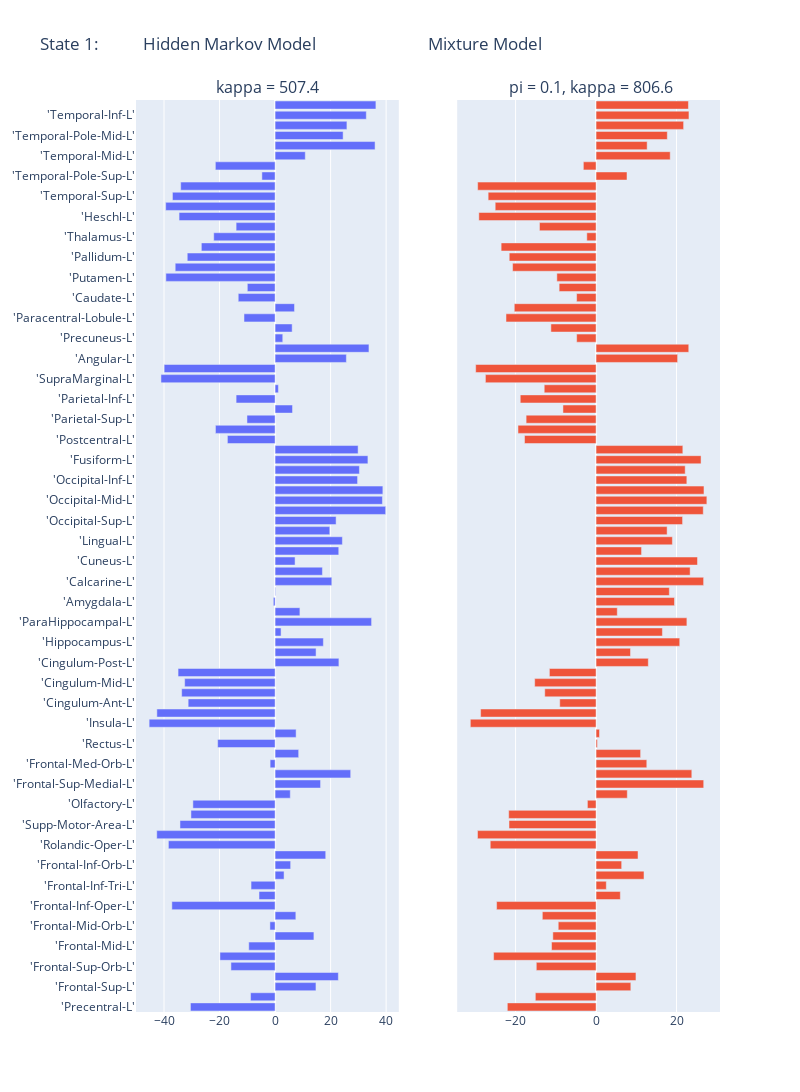
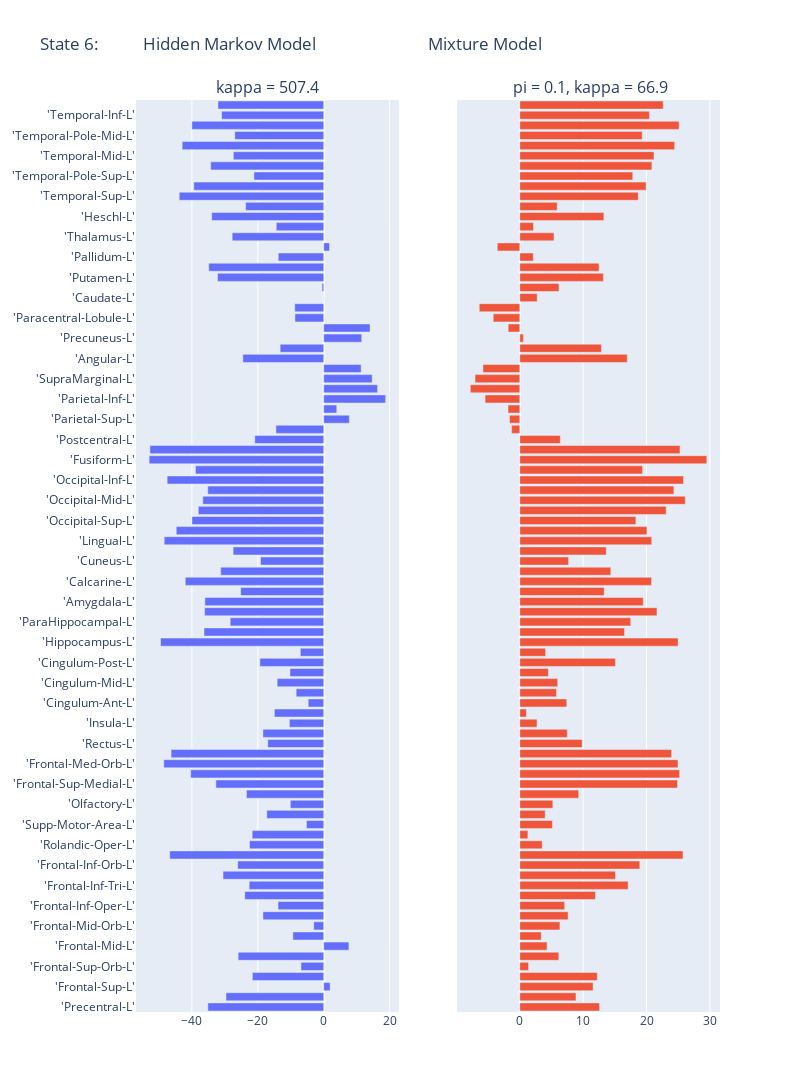
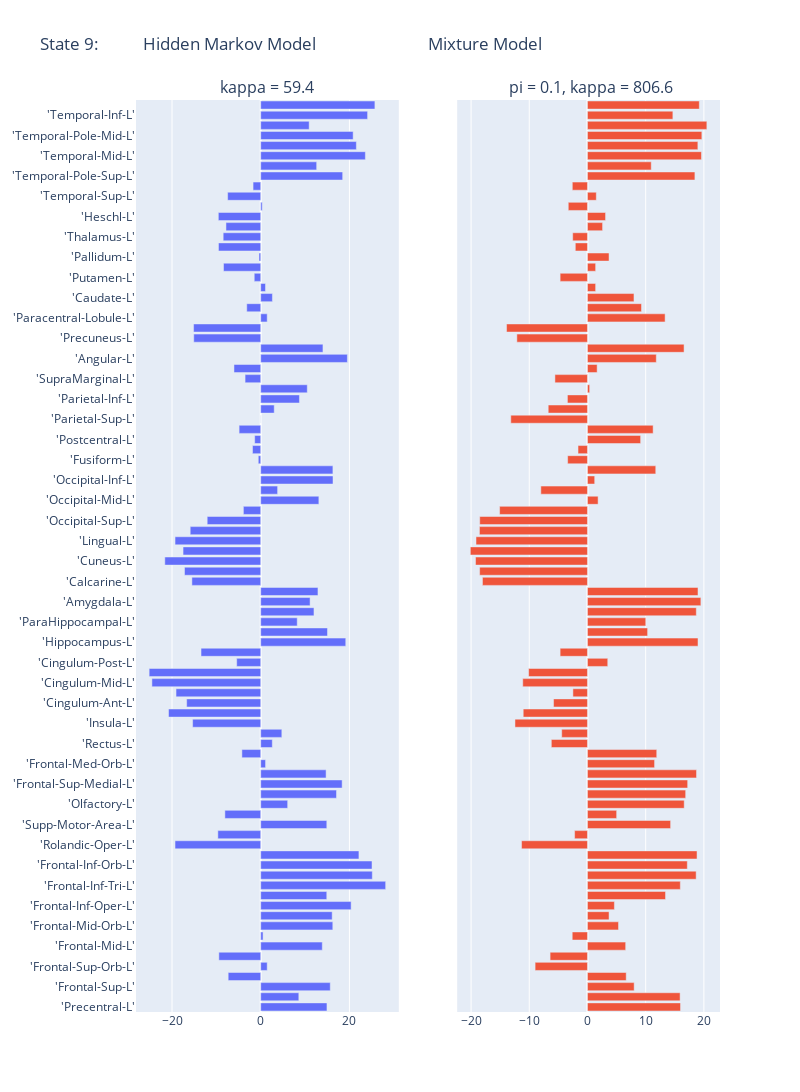

Notebook source saved alongside these figures, in order:
### Code cell
# Compare Centroids of each model
Pi_MM = Soft(Pi_MM)
ComparisonIndex = [(0,1),(1,6),(2,9),(3,4),(4,3),(5,2),(6,5),(7,7),(8,8),(9,0)]


for Index in ComparisonIndex:
    fig = make_subplots(rows=1, cols=2,
                        shared_yaxes=True,
                        subplot_titles=(f" kappa = {np.round(Kappa_HMM[Index[0]].detach().numpy(),1)} ",f" pi = {np.round(Pi_MM[Index[0]].detach().numpy(),3)}, kappa = {np.round(Kappa_MM[Index[0]].detach().numpy(),1)}"))

    fig.add_trace(go.Bar(
                y=label,
                x=mu_HMM[:,Index[1]].detach().numpy(),
                orientation='h'),
                1,1)

    fig.add_trace(go.Bar(
                y=label,
                x=mu_MM[:,Index[0]].detach().numpy(),
                orientation='h'),
                1,2)


    fig.update_layout(height=1500, width=800,
                    title_text=f"State {Index[1]}:           Hidden Markov Model                            Mixture Model",
                    showlegend=False)
    fig.show()

### Figure 1 — Plotly figure (JSON) as saved in the notebook; plotly's stock layout.template omitted (floating-point values rounded to 4 significant figures)
{"data": [{"orientation": "h", "type": "bar", "x": [-30.48, -8.831, 14.72, 22.79, -15.9, -19.86, -9.478, 13.98, -1.861, 7.475, -37.18, -5.786, -8.659, 3.229, 5.605, 18.24, -38.42, -42.62, -34.25, -30.31, -29.6, 5.473, 16.38, 27.23, -1.787, 8.496, -20.69, 7.574, -45.36, -42.59, -31.31, -33.65, -32.57, -34.94, 22.98, 14.76, 17.39, 2.152, 34.76, 8.939, -0.6313, 0.1754, 20.44, 17.05, 7.198, 22.93, 24.24, 19.7, 21.97, 39.83, 38.66, 38.82, 29.71, 30.37, 33.44, 29.9, -17.18, -21.47, -10.12, 6.28, -14.04, 1.191, -41.1, -39.96, 25.67, 33.81, 2.766, 6.146, -11.2, 6.996, -13.27, -10.0, -39.33, -35.98, -31.63, -26.56, -22.1, -14.04, -34.58, -39.41, -36.97, -34.0, -4.756, -21.51, 10.88, 36.01, 24.5, 25.87, 32.86, 36.31], "xaxis": "x", "y": ["'Precentral-L'", "'Precentral-R'", "'Frontal-Sup-L'", "'Frontal-Sup-R'", "'Frontal-Sup-Orb-L'", "'Frontal-Sup-Orb-R'", "'Frontal-Mid-L'", "'Frontal-Mid-R'", "'Frontal-Mid-Orb-L'", "'Frontal-Mid-Orb-R'", "'Frontal-Inf-Oper-L'", "'Frontal-Inf-Oper-R'", "'Frontal-Inf-Tri-L'", "'Frontal-Inf-Tri-R'", "'Frontal-Inf-Orb-L'", "'Frontal-Inf-Orb-R'", "'Rolandic-Oper-L'", "'Rolandic-Oper-R'", "'Supp-Motor-Area-L'", "'Supp-Motor-Area-R'", "'Olfactory-L'", "'Olfactory-R'", "'Frontal-Sup-Medial-L'", "'Frontal-Sup-Medial-R'", "'Frontal-Med-Orb-L'", "'Frontal-Med-Orb-R'", "'Rectus-L'", "'Rectus-R'", "'Insula-L'", "'Insula-R'", "'Cingulum-Ant-L'", "'Cingulum-Ant-R'", "'Cingulum-Mid-L'", "'Cingulum-Mid-R'", "'Cingulum-Post-L'", "'Cingulum-Post-R'", "'Hippocampus-L'", "'Hippocampus-R'", "'ParaHippocampal-L'", "'ParaHippocampal-R'", "'Amygdala-L'", "'Amygdala-R'", "'Calcarine-L'", "'Calcarine-R'", "'Cuneus-L'", "'Cuneus-R'", "'Lingual-L'", "'Lingual-R'", "'Occipital-Sup-L'", "'Occipital-Sup-R'", "'Occipital-Mid-L'", "'Occipital-Mid-R'", "'Occipital-Inf-L'", "'Occipital-Inf-R'", "'Fusiform-L'", "'Fusiform-R'", "'Postcentral-L'", "'Postcentral-R'", "'Parietal-Sup-L'", "'Parietal-Sup-R'", "'Parietal-Inf-L'", "'Parietal-Inf-R'", "'SupraMarginal-L'", "'SupraMarginal-R'", "'Angular-L'", "'Angular-R'", "'Precuneus-L'", "'Precuneus-R'", "'Paracentral-Lobule-L'", "'Paracentral-Lobule-R'", "'Caudate-L'", "'Caudate-R'", "'Putamen-L'", "'Putamen-R'", "'Pallidum-L'", "'Pallidum-R'", "'Thalamus-L'", "'Thalamus-R'", "'Heschl-L'", "'Heschl-R'", "'Temporal-Sup-L'", "'Temporal-Sup-R'", "'Temporal-Pole-Sup-L'", "'Temporal-Pole-Sup-R'", "'Temporal-Mid-L'", "'Temporal-Mid-R'", "'Temporal-Pole-Mid-L'", "'Temporal-Pole-Mid-R'", "'Temporal-Inf-L'", "'Temporal-Inf-R'"], "yaxis": "y"}, {"orientation": "h", "type": "bar", "x": [-22.05, -15.09, 8.642, 9.917, -14.85, -25.46, -11.06, -10.74, -9.4, -13.35, -24.72, 6.032, 2.546, 11.92, 6.364, 10.43, -26.3, -29.47, -21.64, -21.71, -2.149, 7.762, 26.76, 23.8, 12.61, 11.07, 0.3299, 0.8545, -31.25, -28.69, -9.025, -12.75, -15.25, -11.6, 12.98, 8.559, 20.79, 16.49, 22.58, 5.271, 19.5, 18.21, 26.73, 23.38, 25.21, 11.31, 18.97, 17.66, 21.5, 26.64, 27.54, 26.82, 22.56, 22.15, 26.09, 21.57, -17.78, -19.4, -17.38, -8.23, -18.84, -12.88, -27.5, -29.92, 20.27, 23.04, -4.823, -11.22, -22.38, -20.33, -4.832, -9.178, -9.742, -20.75, -21.58, -23.59, -2.297, -14.06, -29.13, -25.07, -26.82, -29.43, 7.69, -3.153, 18.43, 12.7, 17.71, 21.76, 23.09, 22.96], "xaxis": "x2", "y": ["'Precentral-L'", "'Precentral-R'", "'Frontal-Sup-L'", "'Frontal-Sup-R'", "'Frontal-Sup-Orb-L'", "'Frontal-Sup-Orb-R'", "'Frontal-Mid-L'", "'Frontal-Mid-R'", "'Frontal-Mid-Orb-L'", "'Frontal-Mid-Orb-R'", "'Frontal-Inf-Oper-L'", "'Frontal-Inf-Oper-R'", "'Frontal-Inf-Tri-L'", "'Frontal-Inf-Tri-R'", "'Frontal-Inf-Orb-L'", "'Frontal-Inf-Orb-R'", "'Rolandic-Oper-L'", "'Rolandic-Oper-R'", "'Supp-Motor-Area-L'", "'Supp-Motor-Area-R'", "'Olfactory-L'", "'Olfactory-R'", "'Frontal-Sup-Medial-L'", "'Frontal-Sup-Medial-R'", "'Frontal-Med-Orb-L'", "'Frontal-Med-Orb-R'", "'Rectus-L'", "'Rectus-R'", "'Insula-L'", "'Insula-R'", "'Cingulum-Ant-L'", "'Cingulum-Ant-R'", "'Cingulum-Mid-L'", "'Cingulum-Mid-R'", "'Cingulum-Post-L'", "'Cingulum-Post-R'", "'Hippocampus-L'", "'Hippocampus-R'", "'ParaHippocampal-L'", "'ParaHippocampal-R'", "'Amygdala-L'", "'Amygdala-R'", "'Calcarine-L'", "'Calcarine-R'", "'Cuneus-L'", "'Cuneus-R'", "'Lingual-L'", "'Lingual-R'", "'Occipital-Sup-L'", "'Occipital-Sup-R'", "'Occipital-Mid-L'", "'Occipital-Mid-R'", "'Occipital-Inf-L'", "'Occipital-Inf-R'", "'Fusiform-L'", "'Fusiform-R'", "'Postcentral-L'", "'Postcentral-R'", "'Parietal-Sup-L'", "'Parietal-Sup-R'", "'Parietal-Inf-L'", "'Parietal-Inf-R'", "'SupraMarginal-L'", "'SupraMarginal-R'", "'Angular-L'", "'Angular-R'", "'Precuneus-L'", "'Precuneus-R'", "'Paracentral-Lobule-L'", "'Paracentral-Lobule-R'", "'Caudate-L'", "'Caudate-R'", "'Putamen-L'", "'Putamen-R'", "'Pallidum-L'", "'Pallidum-R'", "'Thalamus-L'", "'Thalamus-R'", "'Heschl-L'", "'Heschl-R'", "'Temporal-Sup-L'", "'Temporal-Sup-R'", "'Temporal-Pole-Sup-L'", "'Temporal-Pole-Sup-R'", "'Temporal-Mid-L'", "'Temporal-Mid-R'", "'Temporal-Pole-Mid-L'", "'Temporal-Pole-Mid-R'", "'Temporal-Inf-L'", "'Temporal-Inf-R'"], "yaxis": "y2"}], "layout": {"annotations": [{"font": {"size": 16}, "showarrow": false, "text": " kappa = 507.4 ", "x": 0.225, "xanchor": "center", "xref": "paper", "y": 1, "yanchor": "bottom", "yref": "paper"}, {"font": {"size": 16}, "showarrow": false, "text": " pi = 0.1, kappa = 806.6", "x": 0.775, "xanchor": "center", "xref": "paper", "y": 1, "yanchor": "bottom", "yref": "paper"}], "height": 1500, "showlegend": false, "title": {"text": "State 1:           Hidden Markov Model                            Mixture Model"}, "width": 800, "xaxis": {"anchor": "y", "domain": [0, 0.45]}, "xaxis2": {"anchor": "y2", "domain": [0.55, 1]}, "yaxis": {"anchor": "x", "domain": [0, 1]}, "yaxis2": {"anchor": "x2", "domain": [0, 1], "matches": "y", "showticklabels": false}}}

### Figure 2 — Plotly figure (JSON) as saved in the notebook; plotly's stock layout.template omitted (floating-point values rounded to 4 significant figures)
{"data": [{"orientation": "h", "type": "bar", "x": [-35.17, -29.66, 1.951, -21.67, -6.905, -25.97, 7.651, -9.364, -3.03, -18.43, -13.87, -23.96, -22.63, -30.56, -26.1, -46.74, -22.53, -21.71, -5.248, -17.28, -10.14, -23.44, -32.74, -40.37, -48.54, -46.33, -16.99, -18.45, -10.42, -14.98, -4.714, -8.368, -14.13, -10.23, -19.37, -7.092, -49.53, -36.33, -28.39, -36.15, -36.06, -25.2, -42.03, -31.26, -19.18, -27.5, -48.41, -44.76, -39.98, -38.07, -36.7, -35.2, -47.53, -38.92, -52.99, -52.75, -20.92, -14.5, 7.78, 3.954, 18.8, 16.35, 14.72, 11.36, -24.54, -13.23, 11.55, 14.07, -8.73, -8.781, -0.02557, -0.5023, -32.21, -34.89, -13.8, 1.746, -27.8, -14.4, -34.01, -23.71, -43.87, -39.43, -21.18, -34.3, -27.43, -42.97, -26.99, -40.01, -30.98, -32.08], "xaxis": "x", "y": ["'Precentral-L'", "'Precentral-R'", "'Frontal-Sup-L'", "'Frontal-Sup-R'", "'Frontal-Sup-Orb-L'", "'Frontal-Sup-Orb-R'", "'Frontal-Mid-L'", "'Frontal-Mid-R'", "'Frontal-Mid-Orb-L'", "'Frontal-Mid-Orb-R'", "'Frontal-Inf-Oper-L'", "'Frontal-Inf-Oper-R'", "'Frontal-Inf-Tri-L'", "'Frontal-Inf-Tri-R'", "'Frontal-Inf-Orb-L'", "'Frontal-Inf-Orb-R'", "'Rolandic-Oper-L'", "'Rolandic-Oper-R'", "'Supp-Motor-Area-L'", "'Supp-Motor-Area-R'", "'Olfactory-L'", "'Olfactory-R'", "'Frontal-Sup-Medial-L'", "'Frontal-Sup-Medial-R'", "'Frontal-Med-Orb-L'", "'Frontal-Med-Orb-R'", "'Rectus-L'", "'Rectus-R'", "'Insula-L'", "'Insula-R'", "'Cingulum-Ant-L'", "'Cingulum-Ant-R'", "'Cingulum-Mid-L'", "'Cingulum-Mid-R'", "'Cingulum-Post-L'", "'Cingulum-Post-R'", "'Hippocampus-L'", "'Hippocampus-R'", "'ParaHippocampal-L'", "'ParaHippocampal-R'", "'Amygdala-L'", "'Amygdala-R'", "'Calcarine-L'", "'Calcarine-R'", "'Cuneus-L'", "'Cuneus-R'", "'Lingual-L'", "'Lingual-R'", "'Occipital-Sup-L'", "'Occipital-Sup-R'", "'Occipital-Mid-L'", "'Occipital-Mid-R'", "'Occipital-Inf-L'", "'Occipital-Inf-R'", "'Fusiform-L'", "'Fusiform-R'", "'Postcentral-L'", "'Postcentral-R'", "'Parietal-Sup-L'", "'Parietal-Sup-R'", "'Parietal-Inf-L'", "'Parietal-Inf-R'", "'SupraMarginal-L'", "'SupraMarginal-R'", "'Angular-L'", "'Angular-R'", "'Precuneus-L'", "'Precuneus-R'", "'Paracentral-Lobule-L'", "'Paracentral-Lobule-R'", "'Caudate-L'", "'Caudate-R'", "'Putamen-L'", "'Putamen-R'", "'Pallidum-L'", "'Pallidum-R'", "'Thalamus-L'", "'Thalamus-R'", "'Heschl-L'", "'Heschl-R'", "'Temporal-Sup-L'", "'Temporal-Sup-R'", "'Temporal-Pole-Sup-L'", "'Temporal-Pole-Sup-R'", "'Temporal-Mid-L'", "'Temporal-Mid-R'", "'Temporal-Pole-Mid-L'", "'Temporal-Pole-Mid-R'", "'Temporal-Inf-L'", "'Temporal-Inf-R'"], "yaxis": "y"}, {"orientation": "h", "type": "bar", "x": [12.59, 8.87, 11.56, 12.23, 1.383, 6.155, 4.305, 3.388, 6.333, 7.624, 7.08, 11.93, 17.09, 15.1, 18.94, 25.76, 3.54, 1.277, 5.15, 4.001, 5.217, 9.297, 24.9, 25.23, 24.97, 23.95, 9.843, 7.494, 2.712, 1.044, 7.411, 5.791, 5.984, 4.507, 15.09, 4.072, 24.98, 16.53, 17.51, 21.65, 19.48, 13.31, 20.78, 14.36, 7.704, 13.64, 20.82, 20.06, 18.32, 23.1, 26.12, 24.32, 25.85, 19.38, 29.52, 25.29, 6.4, -1.294, -1.629, -1.861, -5.479, -7.806, -7.062, -5.817, 16.96, 12.89, 0.5683, -1.837, -4.196, -6.399, 2.741, 6.18, 13.19, 12.51, 2.134, -3.555, 5.395, 2.164, 13.27, 5.905, 18.69, 19.93, 17.83, 20.84, 21.18, 24.44, 19.32, 25.14, 20.46, 22.63], "xaxis": "x2", "y": ["'Precentral-L'", "'Precentral-R'", "'Frontal-Sup-L'", "'Frontal-Sup-R'", "'Frontal-Sup-Orb-L'", "'Frontal-Sup-Orb-R'", "'Frontal-Mid-L'", "'Frontal-Mid-R'", "'Frontal-Mid-Orb-L'", "'Frontal-Mid-Orb-R'", "'Frontal-Inf-Oper-L'", "'Frontal-Inf-Oper-R'", "'Frontal-Inf-Tri-L'", "'Frontal-Inf-Tri-R'", "'Frontal-Inf-Orb-L'", "'Frontal-Inf-Orb-R'", "'Rolandic-Oper-L'", "'Rolandic-Oper-R'", "'Supp-Motor-Area-L'", "'Supp-Motor-Area-R'", "'Olfactory-L'", "'Olfactory-R'", "'Frontal-Sup-Medial-L'", "'Frontal-Sup-Medial-R'", "'Frontal-Med-Orb-L'", "'Frontal-Med-Orb-R'", "'Rectus-L'", "'Rectus-R'", "'Insula-L'", "'Insula-R'", "'Cingulum-Ant-L'", "'Cingulum-Ant-R'", "'Cingulum-Mid-L'", "'Cingulum-Mid-R'", "'Cingulum-Post-L'", "'Cingulum-Post-R'", "'Hippocampus-L'", "'Hippocampus-R'", "'ParaHippocampal-L'", "'ParaHippocampal-R'", "'Amygdala-L'", "'Amygdala-R'", "'Calcarine-L'", "'Calcarine-R'", "'Cuneus-L'", "'Cuneus-R'", "'Lingual-L'", "'Lingual-R'", "'Occipital-Sup-L'", "'Occipital-Sup-R'", "'Occipital-Mid-L'", "'Occipital-Mid-R'", "'Occipital-Inf-L'", "'Occipital-Inf-R'", "'Fusiform-L'", "'Fusiform-R'", "'Postcentral-L'", "'Postcentral-R'", "'Parietal-Sup-L'", "'Parietal-Sup-R'", "'Parietal-Inf-L'", "'Parietal-Inf-R'", "'SupraMarginal-L'", "'SupraMarginal-R'", "'Angular-L'", "'Angular-R'", "'Precuneus-L'", "'Precuneus-R'", "'Paracentral-Lobule-L'", "'Paracentral-Lobule-R'", "'Caudate-L'", "'Caudate-R'", "'Putamen-L'", "'Putamen-R'", "'Pallidum-L'", "'Pallidum-R'", "'Thalamus-L'", "'Thalamus-R'", "'Heschl-L'", "'Heschl-R'", "'Temporal-Sup-L'", "'Temporal-Sup-R'", "'Temporal-Pole-Sup-L'", "'Temporal-Pole-Sup-R'", "'Temporal-Mid-L'", "'Temporal-Mid-R'", "'Temporal-Pole-Mid-L'", "'Temporal-Pole-Mid-R'", "'Temporal-Inf-L'", "'Temporal-Inf-R'"], "yaxis": "y2"}], "layout": {"annotations": [{"font": {"size": 16}, "showarrow": false, "text": " kappa = 507.4 ", "x": 0.225, "xanchor": "center", "xref": "paper", "y": 1, "yanchor": "bottom", "yref": "paper"}, {"font": {"size": 16}, "showarrow": false, "text": " pi = 0.1, kappa = 66.9", "x": 0.775, "xanchor": "center", "xref": "paper", "y": 1, "yanchor": "bottom", "yref": "paper"}], "height": 1500, "showlegend": false, "title": {"text": "State 6:           Hidden Markov Model                            Mixture Model"}, "width": 800, "xaxis": {"anchor": "y", "domain": [0, 0.45]}, "xaxis2": {"anchor": "y2", "domain": [0.55, 1]}, "yaxis": {"anchor": "x", "domain": [0, 1]}, "yaxis2": {"anchor": "x2", "domain": [0, 1], "matches": "y", "showticklabels": false}}}

### Figure 3 — Plotly figure (JSON) as saved in the notebook; plotly's stock layout.template omitted (floating-point values rounded to 4 significant figures)
{"data": [{"orientation": "h", "type": "bar", "x": [14.94, 8.591, 15.68, -7.336, 1.459, -9.438, 13.88, 0.5273, 16.25, 16.11, 20.38, 14.89, 28.17, 25.16, 25.1, 22.14, -19.32, -9.665, 14.9, -8.08, 6.078, 17.09, 18.36, 14.74, 1.092, -4.244, 2.613, 4.761, -15.35, -20.79, -16.7, -19.09, -24.53, -25.16, -5.418, -13.46, 19.18, 15.06, 8.232, 12.01, 11.13, 12.91, -15.52, -17.18, -21.62, -17.51, -19.32, -15.9, -12.07, -3.905, 13.11, 3.806, 16.3, 16.28, -0.5485, -1.849, -1.362, -4.873, 0.009176, 3.044, 8.734, 10.5, -3.524, -6.028, 19.54, 14.03, -15.1, -15.14, 1.46, -3.149, 2.636, 1.072, -1.461, -8.389, -0.3877, -9.522, -8.462, -7.834, -9.556, 0.3414, -7.46, -1.724, 18.48, 12.62, 23.6, 21.56, 20.84, 10.92, 24.1, 25.74], "xaxis": "x", "y": ["'Precentral-L'", "'Precentral-R'", "'Frontal-Sup-L'", "'Frontal-Sup-R'", "'Frontal-Sup-Orb-L'", "'Frontal-Sup-Orb-R'", "'Frontal-Mid-L'", "'Frontal-Mid-R'", "'Frontal-Mid-Orb-L'", "'Frontal-Mid-Orb-R'", "'Frontal-Inf-Oper-L'", "'Frontal-Inf-Oper-R'", "'Frontal-Inf-Tri-L'", "'Frontal-Inf-Tri-R'", "'Frontal-Inf-Orb-L'", "'Frontal-Inf-Orb-R'", "'Rolandic-Oper-L'", "'Rolandic-Oper-R'", "'Supp-Motor-Area-L'", "'Supp-Motor-Area-R'", "'Olfactory-L'", "'Olfactory-R'", "'Frontal-Sup-Medial-L'", "'Frontal-Sup-Medial-R'", "'Frontal-Med-Orb-L'", "'Frontal-Med-Orb-R'", "'Rectus-L'", "'Rectus-R'", "'Insula-L'", "'Insula-R'", "'Cingulum-Ant-L'", "'Cingulum-Ant-R'", "'Cingulum-Mid-L'", "'Cingulum-Mid-R'", "'Cingulum-Post-L'", "'Cingulum-Post-R'", "'Hippocampus-L'", "'Hippocampus-R'", "'ParaHippocampal-L'", "'ParaHippocampal-R'", "'Amygdala-L'", "'Amygdala-R'", "'Calcarine-L'", "'Calcarine-R'", "'Cuneus-L'", "'Cuneus-R'", "'Lingual-L'", "'Lingual-R'", "'Occipital-Sup-L'", "'Occipital-Sup-R'", "'Occipital-Mid-L'", "'Occipital-Mid-R'", "'Occipital-Inf-L'", "'Occipital-Inf-R'", "'Fusiform-L'", "'Fusiform-R'", "'Postcentral-L'", "'Postcentral-R'", "'Parietal-Sup-L'", "'Parietal-Sup-R'", "'Parietal-Inf-L'", "'Parietal-Inf-R'", "'SupraMarginal-L'", "'SupraMarginal-R'", "'Angular-L'", "'Angular-R'", "'Precuneus-L'", "'Precuneus-R'", "'Paracentral-Lobule-L'", "'Paracentral-Lobule-R'", "'Caudate-L'", "'Caudate-R'", "'Putamen-L'", "'Putamen-R'", "'Pallidum-L'", "'Pallidum-R'", "'Thalamus-L'", "'Thalamus-R'", "'Heschl-L'", "'Heschl-R'", "'Temporal-Sup-L'", "'Temporal-Sup-R'", "'Temporal-Pole-Sup-L'", "'Temporal-Pole-Sup-R'", "'Temporal-Mid-L'", "'Temporal-Mid-R'", "'Temporal-Pole-Mid-L'", "'Temporal-Pole-Mid-R'", "'Temporal-Inf-L'", "'Temporal-Inf-R'"], "yaxis": "y"}, {"orientation": "h", "type": "bar", "x": [15.99, 15.91, 8.021, 6.654, -8.998, -6.422, 6.562, -2.62, 5.335, 3.705, 4.625, 13.41, 15.96, 18.67, 17.15, 18.82, -11.33, -2.212, 14.28, 5.012, 16.62, 16.87, 17.22, 18.74, 11.53, 11.9, -6.212, -4.427, -12.46, -11.04, -5.828, -2.503, -11.12, -10.12, 3.483, -4.699, 18.99, 10.33, 10.01, 18.7, 19.48, 18.99, -18.04, -18.53, -19.23, -20.13, -19.15, -18.56, -18.51, -15.09, 1.823, -8.011, 1.239, 11.73, -3.408, -1.623, 9.135, 11.28, -13.17, -6.743, -3.445, 0.3777, -5.592, 1.66, 11.82, 16.59, -12.13, -13.9, 13.34, 9.283, 7.988, 1.401, -4.699, 1.402, 3.704, -2.09, -2.538, 2.594, 3.105, -3.299, 1.515, -2.606, 18.46, 10.96, 19.58, 18.97, 19.65, 20.51, 14.67, 19.21], "xaxis": "x2", "y": ["'Precentral-L'", "'Precentral-R'", "'Frontal-Sup-L'", "'Frontal-Sup-R'", "'Frontal-Sup-Orb-L'", "'Frontal-Sup-Orb-R'", "'Frontal-Mid-L'", "'Frontal-Mid-R'", "'Frontal-Mid-Orb-L'", "'Frontal-Mid-Orb-R'", "'Frontal-Inf-Oper-L'", "'Frontal-Inf-Oper-R'", "'Frontal-Inf-Tri-L'", "'Frontal-Inf-Tri-R'", "'Frontal-Inf-Orb-L'", "'Frontal-Inf-Orb-R'", "'Rolandic-Oper-L'", "'Rolandic-Oper-R'", "'Supp-Motor-Area-L'", "'Supp-Motor-Area-R'", "'Olfactory-L'", "'Olfactory-R'", "'Frontal-Sup-Medial-L'", "'Frontal-Sup-Medial-R'", "'Frontal-Med-Orb-L'", "'Frontal-Med-Orb-R'", "'Rectus-L'", "'Rectus-R'", "'Insula-L'", "'Insula-R'", "'Cingulum-Ant-L'", "'Cingulum-Ant-R'", "'Cingulum-Mid-L'", "'Cingulum-Mid-R'", "'Cingulum-Post-L'", "'Cingulum-Post-R'", "'Hippocampus-L'", "'Hippocampus-R'", "'ParaHippocampal-L'", "'ParaHippocampal-R'", "'Amygdala-L'", "'Amygdala-R'", "'Calcarine-L'", "'Calcarine-R'", "'Cuneus-L'", "'Cuneus-R'", "'Lingual-L'", "'Lingual-R'", "'Occipital-Sup-L'", "'Occipital-Sup-R'", "'Occipital-Mid-L'", "'Occipital-Mid-R'", "'Occipital-Inf-L'", "'Occipital-Inf-R'", "'Fusiform-L'", "'Fusiform-R'", "'Postcentral-L'", "'Postcentral-R'", "'Parietal-Sup-L'", "'Parietal-Sup-R'", "'Parietal-Inf-L'", "'Parietal-Inf-R'", "'SupraMarginal-L'", "'SupraMarginal-R'", "'Angular-L'", "'Angular-R'", "'Precuneus-L'", "'Precuneus-R'", "'Paracentral-Lobule-L'", "'Paracentral-Lobule-R'", "'Caudate-L'", "'Caudate-R'", "'Putamen-L'", "'Putamen-R'", "'Pallidum-L'", "'Pallidum-R'", "'Thalamus-L'", "'Thalamus-R'", "'Heschl-L'", "'Heschl-R'", "'Temporal-Sup-L'", "'Temporal-Sup-R'", "'Temporal-Pole-Sup-L'", "'Temporal-Pole-Sup-R'", "'Temporal-Mid-L'", "'Temporal-Mid-R'", "'Temporal-Pole-Mid-L'", "'Temporal-Pole-Mid-R'", "'Temporal-Inf-L'", "'Temporal-Inf-R'"], "yaxis": "y2"}], "layout": {"annotations": [{"font": {"size": 16}, "showarrow": false, "text": " kappa = 59.4 ", "x": 0.225, "xanchor": "center", "xref": "paper", "y": 1, "yanchor": "bottom", "yref": "paper"}, {"font": {"size": 16}, "showarrow": false, "text": " pi = 0.1, kappa = 806.6", "x": 0.775, "xanchor": "center", "xref": "paper", "y": 1, "yanchor": "bottom", "yref": "paper"}], "height": 1500, "showlegend": false, "title": {"text": "State 9:           Hidden Markov Model                            Mixture Model"}, "width": 800, "xaxis": {"anchor": "y", "domain": [0, 0.45]}, "xaxis2": {"anchor": "y2", "domain": [0.55, 1]}, "yaxis": {"anchor": "x", "domain": [0, 1]}, "yaxis2": {"anchor": "x2", "domain": [0, 1], "matches": "y", "showticklabels": false}}}
